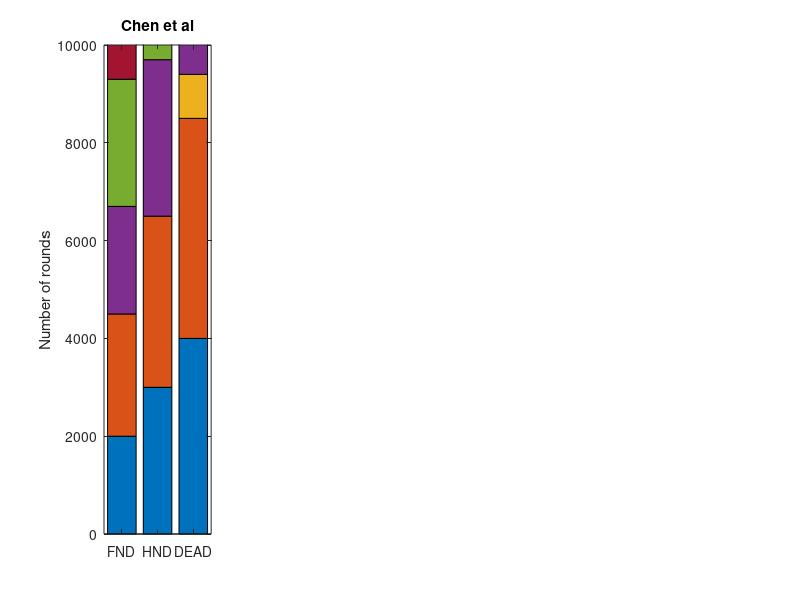

Write the MATLAB code that produced this figure. (Note: this script raises an error after producing the figure.)
% Define the names and corresponding data for each category
names = {'Chen et al', 'Rajput and Kum', 'Fuzzy LEACH', 'Proposed'};
categories = {'FND', 'HND', 'DEAD'};
data = [
    % For 'Chen et al'
    2000, 3000, 4000; % FND
    2500, 3500, 4500; % HND
    0, 0, 900;       % DEAD
    % For 'Rajput and Kum'
    2200, 3200, 4200; % FND
    2600, 3600, 4600; % HND
    0, 0, 900;       % DEAD
    % For 'Fuzzy LEACH'
    1800, 2800, 3800; % FND
    2400, 3400, 4400; % HND
    0, 0, 900;       % DEAD
    % For 'Proposed'
    1900, 2900, 3900; % FND
    2300, 3300, 4300; % HND
    0, 0, 900;       % DEAD
];

% Define colors for each category
colors = {[0 0.447 0.741], [0.929 0.694 0.125], [0.466 0.674 0.188]};

% Create a new figure for the bar graph
figure;

% Plotting the bar graph for each group
for i = 1:numel(names)
    subplot(1, numel(names), i);
    bar(data(:, (i-1)*3+1:i*3)', 'stacked');
    title(names{i});
    set(gca, 'xticklabel', categories);
    ylabel('Number of rounds');
    ylim([0 10000]);
    colormap(colors); % Apply custom colors
    
    % Add text labels on top of yellow bars (DEAD category)
    for j = 1:3
        if j == 3 % Only add label on top of yellow bars
            text(j, data(3, (i-1)*3+j), num2str(data(3, (i-1)*3+j)), ...
                'HorizontalAlignment', 'center', 'VerticalAlignment', 'bottom');
        end
    end
    
    % Customize the y-axis tick labels
    set(gca, 'ytick', [0 2500 5000 7500 10000]);
    set(gca, 'yticklabel', {'0', '2500', '5000', '7500', '10000'});
end

% Add legend outside the subplots
legend(categories, 'Orientation', 'horizontal', ...
    'Position', [0.5, 0.02, 0.05, 0.05], 'EdgeColor', 'none');

% Adjust the figure size
set(gcf, 'Position', [100, 100, 1200, 400]);
